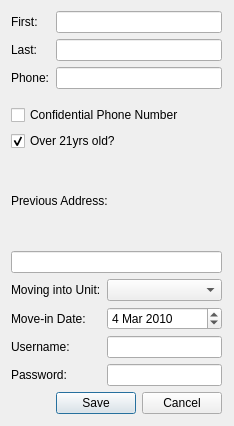
<ui version="4.0" >
 <class>CreateUser</class>
 <widget class="QWidget" name="CreateUser" >
  <property name="geometry" >
   <rect>
    <x>0</x>
    <y>0</y>
    <width>234</width>
    <height>426</height>
   </rect>
  </property>
  <property name="sizePolicy" >
   <sizepolicy vsizetype="Preferred" hsizetype="Preferred" >
    <horstretch>0</horstretch>
    <verstretch>0</verstretch>
   </sizepolicy>
  </property>
  <property name="windowTitle" >
   <string>New Member</string>
  </property>
  <widget class="QWidget" name="layoutWidget" >
   <property name="geometry" >
    <rect>
     <x>11</x>
     <y>11</y>
     <width>211</width>
     <height>403</height>
    </rect>
   </property>
   <layout class="QVBoxLayout" name="verticalLayout_2" >
    <item>
     <layout class="QFormLayout" name="formLayout" >
      <property name="fieldGrowthPolicy" >
       <enum>QFormLayout::AllNonFixedFieldsGrow</enum>
      </property>
      <item row="0" column="0" >
       <widget class="QLabel" name="label" >
        <property name="text" >
         <string>First:</string>
        </property>
       </widget>
      </item>
      <item row="0" column="1" >
       <widget class="QLineEdit" name="firstName" >
        <property name="text" >
         <string/>
        </property>
       </widget>
      </item>
      <item row="1" column="0" >
       <widget class="QLabel" name="label_2" >
        <property name="text" >
         <string>Last:</string>
        </property>
       </widget>
      </item>
      <item row="1" column="1" >
       <widget class="QLineEdit" name="lastName" />
      </item>
      <item row="2" column="0" >
       <widget class="QLabel" name="label_6" >
        <property name="text" >
         <string>Phone:</string>
        </property>
       </widget>
      </item>
      <item row="2" column="1" >
       <widget class="QLineEdit" name="telephone" >
        <property name="inputMask" >
         <string>DDDDDDDDDD; </string>
        </property>
        <property name="maxLength" >
         <number>10</number>
        </property>
       </widget>
      </item>
     </layout>
    </item>
    <item>
     <layout class="QVBoxLayout" name="verticalLayout" >
      <item>
       <widget class="QCheckBox" name="privateTele" >
        <property name="text" >
         <string>Confidential Phone Number</string>
        </property>
       </widget>
      </item>
      <item>
       <widget class="QCheckBox" name="over21" >
        <property name="text" >
         <string>Over 21yrs old?</string>
        </property>
        <property name="checked" >
         <bool>true</bool>
        </property>
       </widget>
      </item>
     </layout>
    </item>
    <item>
     <widget class="QLabel" name="label_4" >
      <property name="text" >
       <string>Previous Address:</string>
      </property>
     </widget>
    </item>
    <item>
     <widget class="QLineEdit" name="pastAddress" />
    </item>
    <item>
     <layout class="QFormLayout" name="formLayout_2" >
      <item row="0" column="0" >
       <widget class="QLabel" name="label_5" >
        <property name="text" >
         <string>Moving into Unit:</string>
        </property>
       </widget>
      </item>
      <item row="1" column="0" >
       <widget class="QLabel" name="label_7" >
        <property name="text" >
         <string>Move-in Date:</string>
        </property>
       </widget>
      </item>
      <item row="1" column="1" >
       <widget class="QDateEdit" name="moveInDate" >
        <property name="buttonSymbols" >
         <enum>QAbstractSpinBox::UpDownArrows</enum>
        </property>
        <property name="date" >
         <date>
          <year>2010</year>
          <month>3</month>
          <day>4</day>
         </date>
        </property>
       </widget>
      </item>
      <item row="2" column="0" >
       <widget class="QLabel" name="label_8" >
        <property name="text" >
         <string>Username:</string>
        </property>
       </widget>
      </item>
      <item row="3" column="0" >
       <widget class="QLabel" name="label_9" >
        <property name="text" >
         <string>Password:</string>
        </property>
       </widget>
      </item>
      <item row="3" column="1" >
       <widget class="QLineEdit" name="password" />
      </item>
      <item row="2" column="1" >
       <widget class="QLineEdit" name="userName" />
      </item>
      <item row="0" column="1" >
       <widget class="QComboBox" name="unitNumberBox" >
        <property name="currentIndex" >
         <number>-1</number>
        </property>
        <property name="maxVisibleItems" >
         <number>20</number>
        </property>
       </widget>
      </item>
     </layout>
    </item>
    <item>
     <widget class="QDialogButtonBox" name="saveCancel" >
      <property name="standardButtons" >
       <set>QDialogButtonBox::Cancel|QDialogButtonBox::Save</set>
      </property>
     </widget>
    </item>
   </layout>
  </widget>
 </widget>
 <resources/>
 <connections/>
</ui>
